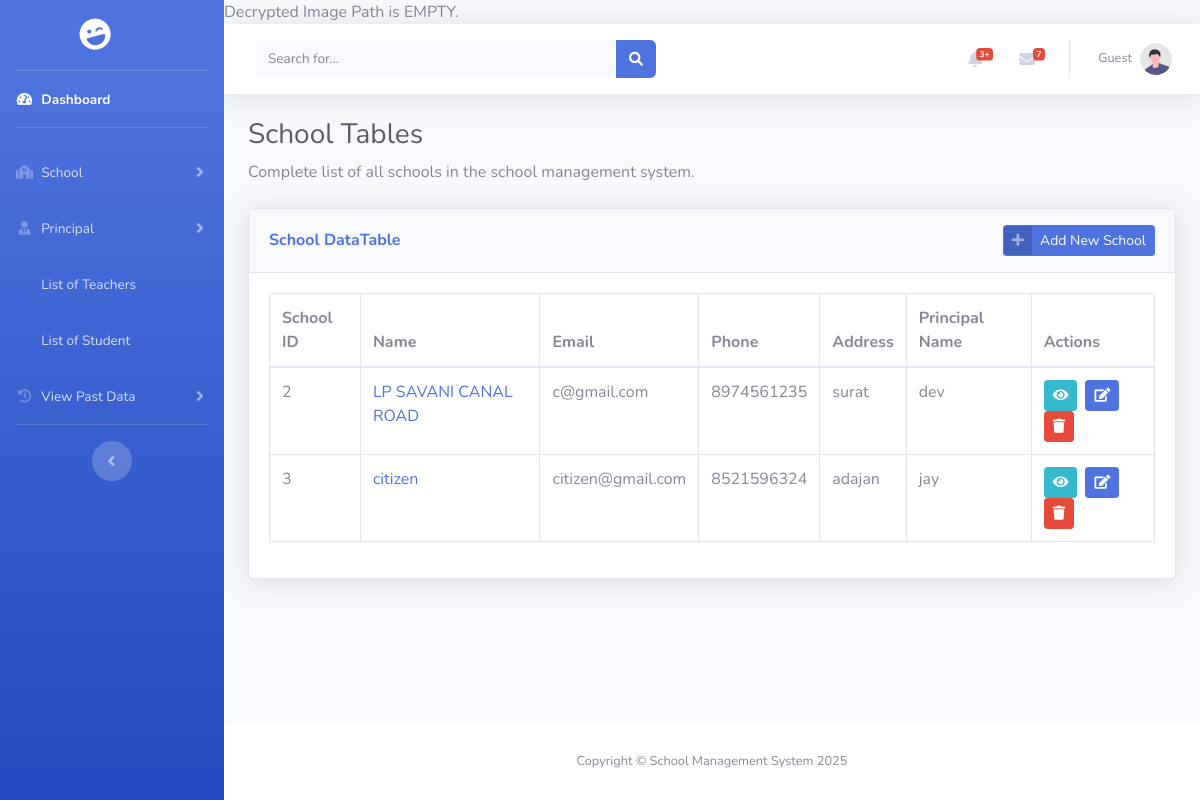
Page /pages/school/school_list.php (signed in) on the earlier database version.
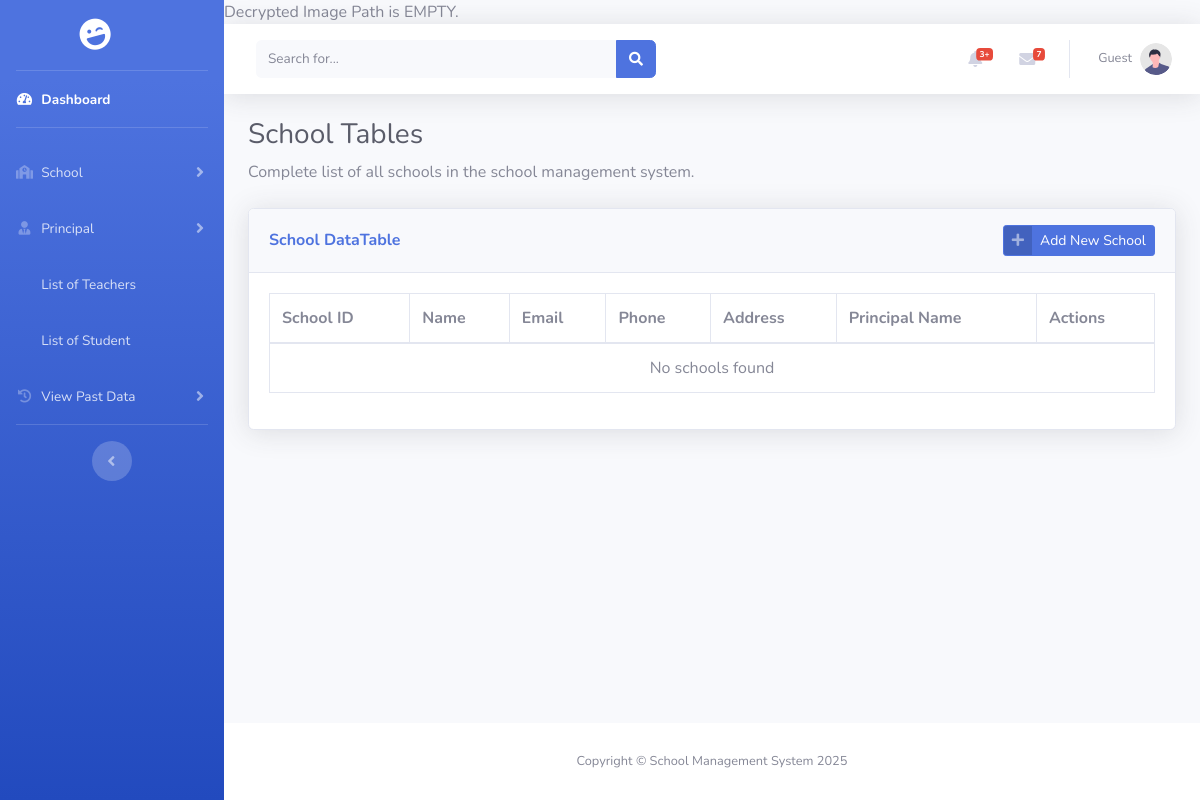
Same page on the later database version.
### tables this page shows
CREATE TABLE `principal` (
  `id` int(11) NOT NULL,
  `principal_image` varchar(255) DEFAULT NULL,
  `school_id` int(11) DEFAULT NULL,
  `principal_name` varchar(50) DEFAULT NULL,
  `email` varchar(50) NOT NULL,
  `password` varchar(255) NOT NULL,
  `phone` varchar(10) DEFAULT NULL,
  `principal_dob` date DEFAULT NULL,
  `gender` enum('Male','Female','Others') NOT NULL,
  `blood_group` enum('A+','A-','B+','B-','AB+','AB-','O+','O-') NOT NULL,
  `address` text DEFAULT NULL,
  `qualification` varchar(50) DEFAULT NULL,
  `salary` decimal(10,2) DEFAULT NULL,
  `batch` enum('Morning','Evening') DEFAULT NULL
);

CREATE TABLE `school` (
  `id` int(11) NOT NULL,
  `school_logo` varchar(255) DEFAULT NULL,
  `school_name` varchar(100) DEFAULT NULL,
  `email` varchar(50) DEFAULT NULL,
  `phone` varchar(10) DEFAULT NULL,
  `school_opening` date DEFAULT NULL,
  `school_type` enum('Government','Private') DEFAULT NULL,
  `education_board` set('CBSE','State','IGCSE') DEFAULT NULL,
  `school_medium` set('English','Hindi','Regional Language') DEFAULT NULL,
  `school_category` set('Pre-Primary','Primary','Upper Primary','Secondary','Higher Secondary') DEFAULT NULL,
  `school_std` set('Pre-Primary','Primary (1-5)','Upper Primary (6-8)','Secondary (9-10)','Higher Secondary (11-12)') DEFAULT NULL,
  `address` text DEFAULT NULL
);

### pages/school/school_list.php (the view, shortened to what the changed rows need)
<?php
include_once "../../includes/connect.php";
$query =  "SELECT s.id, s.school_name, s.email, s.phone, s.address, p.principal_name
           FROM school s
           LEFT JOIN principal p ON s.id = p.school_id
           ORDER BY s.id ASC";
$result = mysqli_query($conn, $query);
?>
<!DOCTYPE html>
<html lang="en">
<head>
    <link href="../../assets/vendor/fontawesome-free/css/all.min.css" rel="stylesheet" type="text/css">
    <link href="../../assets/css/sb-admin-2.min.css" rel="stylesheet">
    <link href="../../assets/vendor/datatables/dataTables.bootstrap4.min.css" rel="stylesheet">
</head>
<body id="page-top">
    <div id="wrapper">
        <div id="content-wrapper" class="d-flex flex-column">
            <div id="content">
                <div class="container-fluid">
                    <h1 class="h3 mb-2 text-gray-800">School Tables</h1>
                    <div class="card shadow mb-4">
                        <div class="card-body">
                            <div class="table-responsive">
                                <table class="table table-bordered" id="dataTable" width="100%" cellspacing="0">
                                    <thead>
                                        <tr>
                                            <th>School ID</th>
                                            <th>Name</th>
                                            <th>Email</th>
                                            <th>Phone</th>
                                            <th>Address</th>
                                            <th>Principal Name</th>
                                            <th>Actions</th>
                                        </tr>
                                    </thead>
                                    <tbody>
                                        <?php
                                        if ($result && mysqli_num_rows($result) > 0) {
                                            while ($row = mysqli_fetch_assoc($result)) {
                                                echo "<tr>";
                                                echo "<td>" . htmlspecialchars($row['id']) . "</td>";
                                                echo "<td>";
                                                echo "<a href='view.php?id=" . $row['id'] . "' class='text-decoration-none'>";
                                                echo htmlspecialchars($row['school_name'] ?? 'N/A');
                                                echo "</a>";
                                                echo "</td>";
                                                echo "<td>" . htmlspecialchars($row['email'] ?? 'N/A') . "</td>";
                                                echo "<td>" . htmlspecialchars($row['phone'] ?? 'N/A') . "</td>";
                                                echo "<td>" . htmlspecialchars($row['address'] ?? 'N/A') . "</td>";
                                                echo "<td>" . htmlspecialchars($row['principal_name'] ?? '<span class="text-danger">Not Assigned</span>') . "</td>";
                                                echo "<td>";
                                                echo "<a href='view.php?id=" . $row['id'] . "' class='btn btn-info btn-sm mr-2' title='View'>";
                                                echo "<i class='fas fa-eye'></i>";
                                                echo "</a>";
                                                echo "<a href='edit.php?id=" . $row['id'] . "' class='btn btn-primary btn-sm mr-2' title='Edit'>";
                                                echo "<i class='fas fa-edit'></i>";
                                                echo "</a>";
                                                echo "<button class='btn btn-danger btn-sm' onclick='confirmDelete(" . $row['id'] . ")' title='Delete'>";
                                                echo "<i class='fas fa-trash'></i>";
                                                echo "</button>";
                                                echo "</td>";
                                                echo "</tr>";
                                            }
                                        } else {
                                            echo "<tr><td colspan='7' class='text-center'>No schools found</td></tr>";
                                        }
                                        ?>
                                    </tbody>
                                </table>
                            </div>
                        </div>
                    </div>
                </div>
            </div>
        </div>
    </div>
</body>
</html>

Differences in the rows shown:
removed principal: school "2", school.school_name "LP SAVANI CANAL ROAD", school.email "c@gmail.com", school.phone "8974561235", school.address "surat", principal_name "dev"
removed principal: school "3", school.school_name "citizen", school.email "citizen@gmail.com", school.phone "8521596324", school.address "adajan", principal_name "jay"
Other differences:
text now shown: "No schools found"
